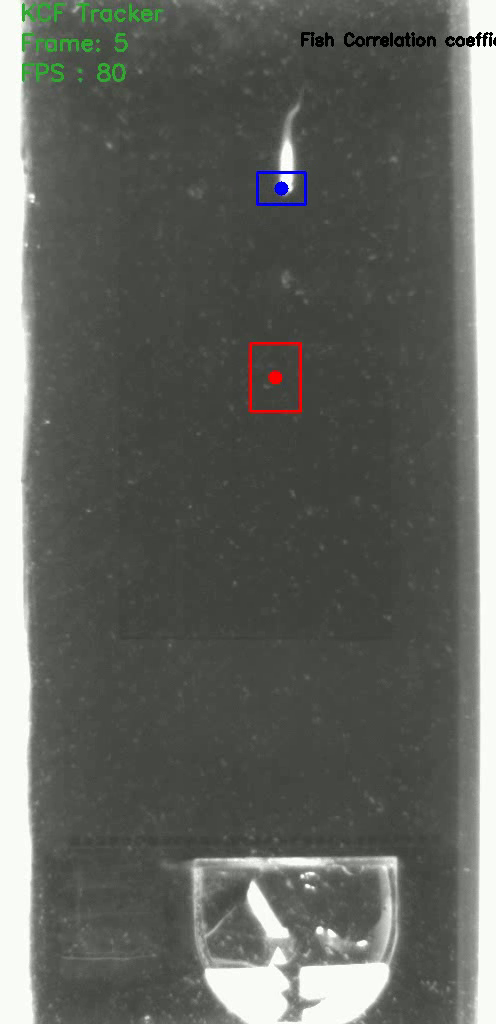
#> input picture frame 4 of Low/14 cm window/Light/Low/14 cm window/Light/Zebrafish1_TRACK.avi, 496 x 1024 px, given in place of Zebrafish1.avi, which was not available
$ python main.py
#> lines starting #> are read from the running program, lines starting #| are printed output that depends on the picture; after the words box and inside, x2 and y2 are one past the last pixel; in counts of white or black regions, pixels touching at a corner belong together; pictures that were not available may be replaced by others from this repository, and a replacement may not be noted
from cv2 import cv2


#Create tracker object


cap = cv2.VideoCapture("Zebrafish1.avi")

object_detector = cv2.createBackgroundSubtractorMOG2(history=100, varThreshold=40)

while True:
    ret, frame = cap.read()
#> frame is the input picture: shape (1024, 496, 3); mean B, G, R 95.9, 101.1, 98.9
    height, width, _= frame.shape
#> height = 1024; width = 496
    print(height,width) #frame size
#| 1024 496

    #Extract Region of Interest
    roi = frame[300:700,200:400]
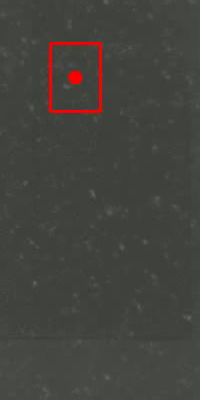
#> roi: shape (400, 200, 3); mean B, G, R 62.3, 67.3, 68


    mask = object_detector.apply(frame)
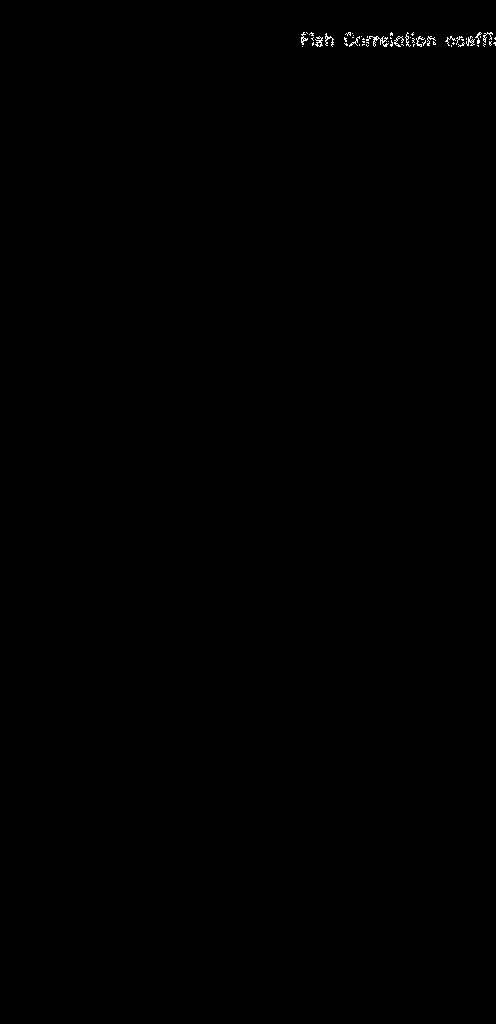
#> mask: shape (1024, 496); values 127 (black) and 255 (white), 0.14% white in thin lines or dots, all inside (x1, y1, x2, y2) = (301, 32, 496, 47)
    _, mask = cv2.threshold(mask, 254, 255, cv2.THRESH_BINARY)#this is for destroy shadow it may be not necessary

    contours, _ =cv2.findContours(mask, cv2.RETR_TREE, cv2.CHAIN_APPROX_SIMPLE)
#> contours = 84 contours, 80 with area under 20; largest, box (x1, y1, x2, y2) and area: (366, 36, 389, 47) 41, (315, 36, 323, 47) 28, (394, 36, 404, 47) 22, (301, 32, 308, 45) 22
    for cnt in contours:
        #burdad küçük alanlaru çıkartacağız
        area = cv2.contourArea(cnt)
        if area>100:
            #cv2.drawContours(frame, [cnt], -1, (0, 255, 0), 2)
            x, y, w, h = cv2.boundingRect(cnt)
            cv2.rectangle(frame, (x,y), (x+w, y+h), (0,255,0),3)
#> this loop made 84 passes
#> area on passes 46, 52: 22, 41


    #cv2.imshow("ROI", roi)
    cv2.imshow("Frame", frame)
    cv2.imshow("Mask", mask)

    key = cv2.waitKey(30)
#> (key Esc is pressed here)
    if key == 27:
        break
cap.release()
if __name__ == '__main__':
    cv2.destroyAllWindows()

$ run again, starting later in the video
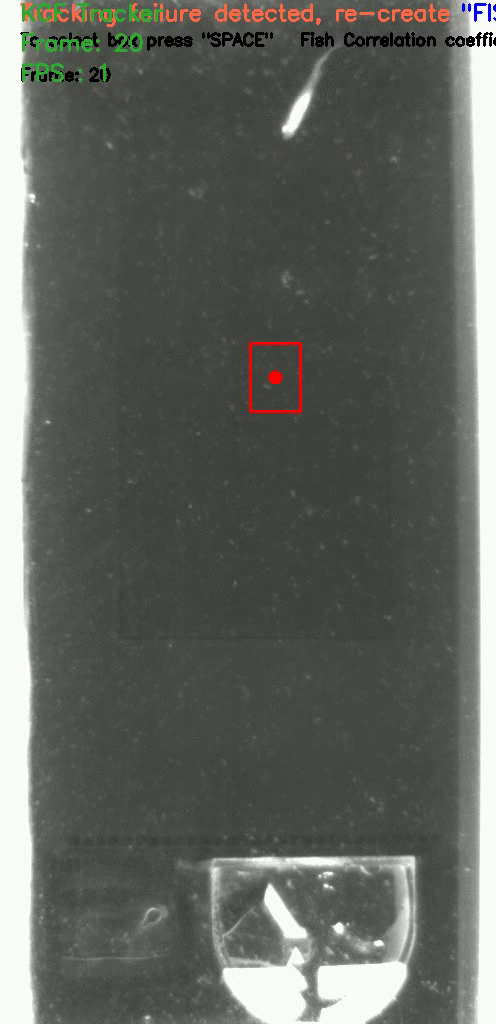
#> input picture frame 19 of Low/14 cm window/Light/Low/14 cm window/Light/Zebrafish1_TRACK.avi, 496 x 1024 px, given in place of Zebrafish1.avi, which was not available
#> frame is the input picture: shape (1024, 496, 3); mean B, G, R 95.2, 100.7, 99.3
#| 1024 496
#> `mask = object_detector.apply(frame)`:
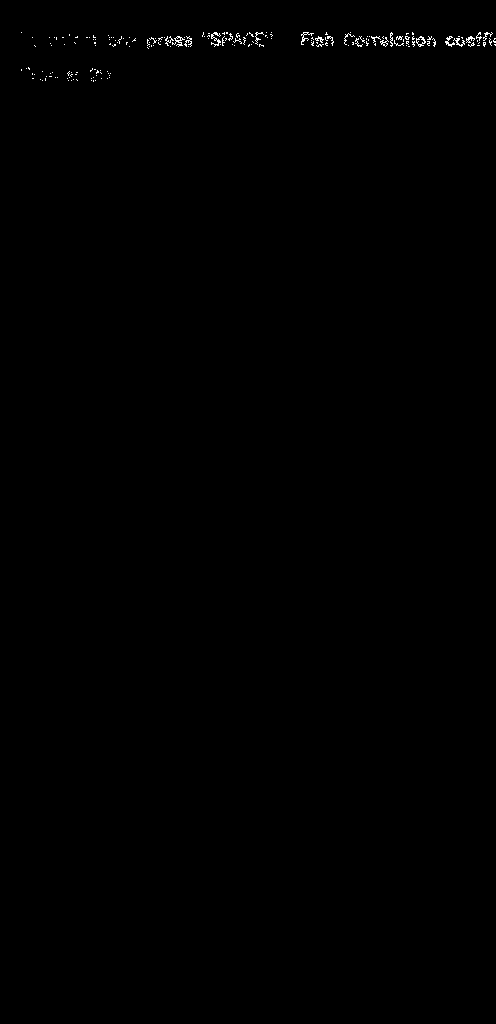
#> mask: shape (1024, 496); values 127 (black) and 255 (white), 0.25% white in thin lines or dots, all inside (x1, y1, x2, y2) = (21, 32, 496, 82)
#> contours = 216 contours, 209 with area under 20; largest, box (x1, y1, x2, y2) and area: (416, 36, 426, 47) 56, (416, 37, 425, 45) 37, (172, 36, 185, 47) 32, (211, 32, 221, 47) 28, (445, 36, 455, 47) 24, (380, 37, 389, 47) 20, (301, 32, 314, 45) 20
#> the loop `for cnt in contours:` made 216 passes
#> (cnt, area) on passes 1 to 3: ([[95, 80]], 0), ([[93, 80], [93, 81]], 0), ([[91, 80]], 0)
